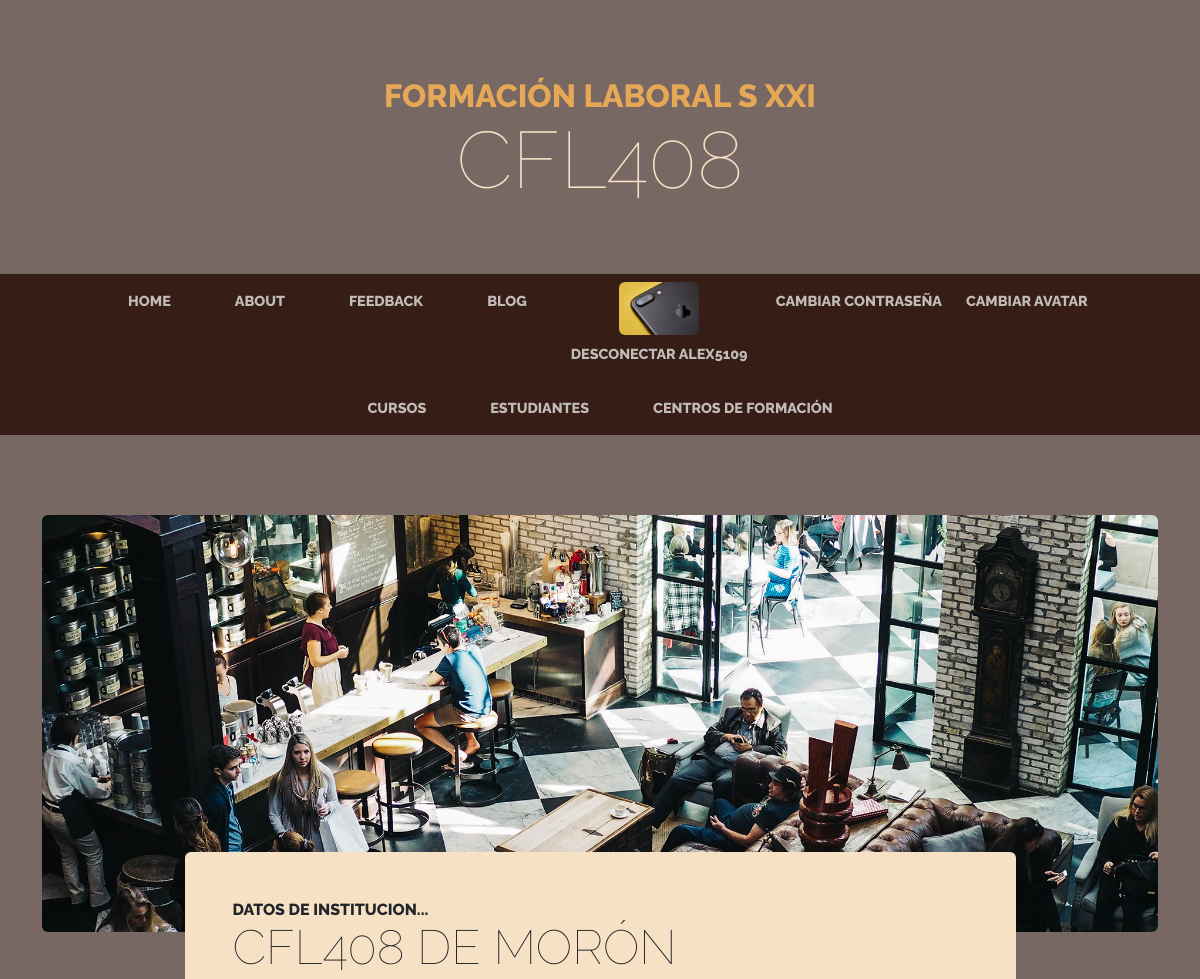
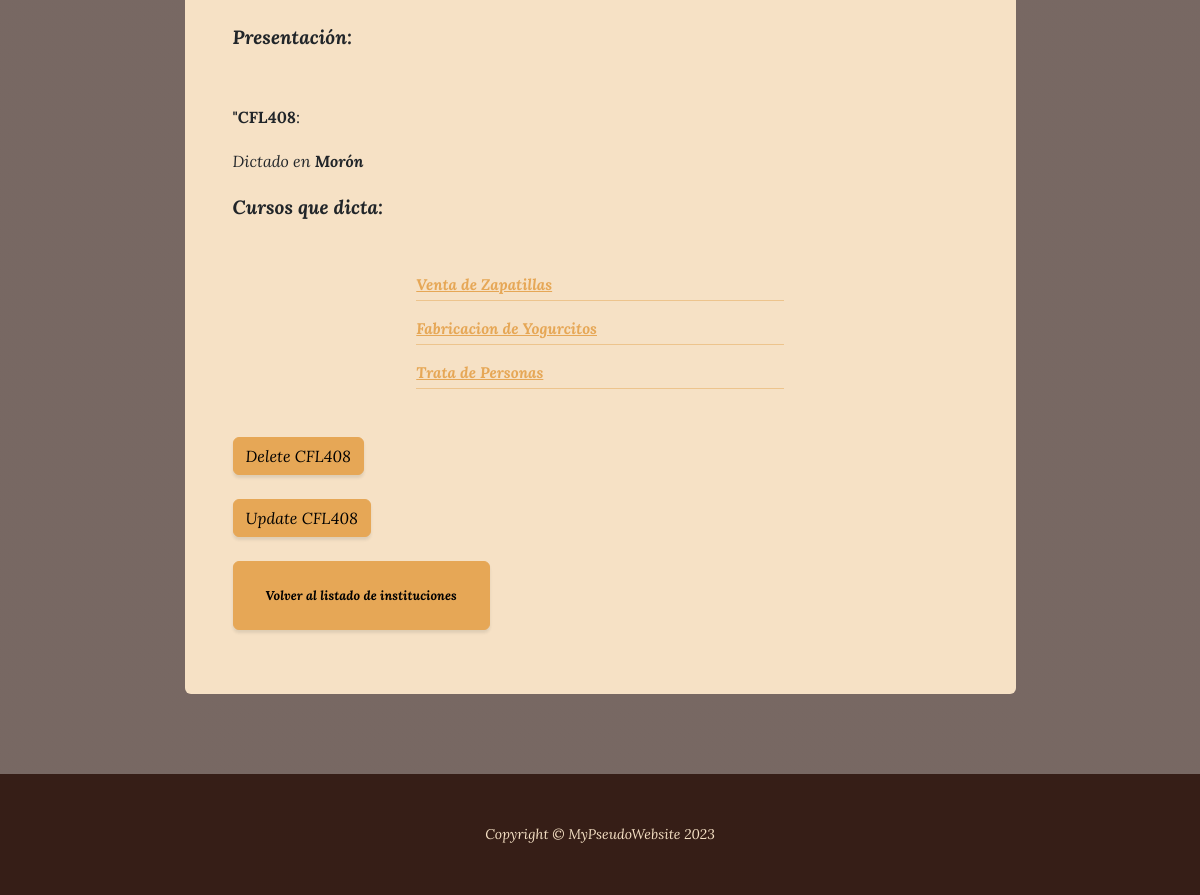
Page /centros_de_formacion/detail/1 (signed in) on the committed database (2 pictures, top to bottom).
### aplicacion/models.py (models this page shows, shortened)
class Institucion(models.Model):
	name = models.CharField(max_length=60, null=True)
	partido =  models.ForeignKey(Partido, on_delete=models.SET_NULL, null=True, related_name="instituciones")
	cue =  models.CharField(max_length=12, null=True)
	@property
	def cursos(self):
		return Curso.objects.filter(institucion=self)

class Usuario(auth.models.User):
	avatar = models.ImageField(upload_to="media/avatares", null=True, blank=True)

class Partido(models.Model):
	name = models.CharField(max_length=60, null=True)
	provincia = models.ForeignKey(Provincia, on_delete=models.CASCADE, null=False, related_name="partidos")
	def __str__(self):
		return f"{self.name}"

class Curso(models.Model):
	name = models.CharField(max_length=60, null=True)
	descripcion = models.TextField(blank=True, max_length=5000, null=True)
	familia_profesional = models.ForeignKey(FamiliaProfesional, on_delete=models.CASCADE, null=True)
	institucion = models.ForeignKey(Institucion, on_delete=models.CASCADE, null=True)
	slug = models.SlugField(default="", null=True)
	estudiantes = models.ManyToManyField("Estudiante", blank=True)
	def __str__(self):
		return f"{self.name}"

### aplicacion/views.py (the view)
# urls.py: path('centros_de_formacion/detail/<pk>',	Centros_Detail.as_view(),	name='centros-detail'),
class Centros_Detail(generic.DetailView):
	model = models.Institucion

### aplicacion/templatetags/avatar.py (called while the page is built)
@register.filter(name="avatar")
def avatar(request):
	avatar_url = None
	try:
		avatar_url = models.AvatarPDF.objects.get(usuario = request.user.id).imagen.url
	except (Exception):
		try:
			avatar_url = models.Usuario.objects.get(id=request.user.id).avatar.url
		except (Exception):
			pass
	return avatar_url

### aplicacion/templates/aplicacion/institucion_detail.html (shortened to what this page needs)
{% extends "aplicacion/0001_about.html" %}
{% load static %}
{% block header2 %} {{institucion.name}} {% endblock %}
{% block header3 %} Datos de Institucion... {% endblock %}
{% block headerimage1 %} "{% static 'aplicacion/assets/img/about.jpg' %}" {% endblock %}
{% block header4 %} {{institucion.name}} de {{institucion.partido}} {% endblock %}
{% block parrafo1 %}
	{% if not confirm_deletion %}
	<p class="address mb-5">
		<em><strong> Presentación: </strong></em></p>
			<p> <strong>"{{institucion.name}}</strong>: </p>
			<p> </em>{{institucion.descripcion}} <em>
			<p> Dictado en <strong>{{institucion.partido}}</strong>
	</p>
	<p class="address mb-5">
		<em><strong> Cursos que dicta: </strong></em></p>
			<ul class="list-unstyled list-hours mb-5 text-left mx-auto">
				{% for curso in institucion.cursos %}
				<li class="list-unstyled-item list-hours-item d-flex">
					<small><a href={% url 'aplicacion:tables-read' 'cursos' curso.slug %}><strong>{{curso}} </a></strong> </small>
				</li>
				{% endfor %}
			</ul>
	</p>
	{% endif %}
{% endblock %}
{% block parrafo2 %}
	{% if request.user.is_authenticated %}
		<div class="intro-button mx-auto">
		<a class="btn btn-primary btn-x3" href="{% url 'aplicacion:centros-delete'  institucion.pk %}">Delete {{ institucion.name }}</a>
		</div>
		<br>
		<div class="intro-button mx-auto"><a class="btn btn-primary btn-x4" href= "{% url 'aplicacion:centros-update' institucion.pk %}"> Update {{institucion.name}}</a>
		</div>
	{% endif %}
	<br>
	<div class="intro-button mx-auto"><a class="btn btn-primary btn-xl" href="{% url 'aplicacion:centros-list' %}">Volver al listado de instituciones</a>
	</div>
{% endblock %}

### aplicacion/templates/aplicacion/0000_master.html (shortened to what this page needs)
{% load static %}
{% load avatar %}
<!DOCTYPE html>
<html lang="en">
	<head>
		<link href="{% static 'aplicacion/css/styles.css' %}" rel="stylesheet" />
	</head>
	<body>
		<header>
			<h1 class="site-heading text-center text-faded d-none d-lg-block">
				<span class="site-heading-upper text-primary mb-3">
				{% block header1_principal %}
				Formación Laboral S XXI
				{% endblock %}</span>
				<span class="site-heading-lower">{% block header2 %}{% endblock %}</span>
			</h1>
		</header>
		<nav class="navbar navbar-expand-lg navbar-dark py-lg-24" id="mainNav">
			<div class="container">
				<div class="collapse navbar-collapse" id="navbarSupportedContent">
					<ul class="navbar-nav mx-auto">
						<li class="nav-item px-lg-4"><a class="nav-link text-uppercase" href="{% url 'aplicacion:home' %}">Home</a></li>
						<li class="nav-item px-lg-4"><a class="nav-link text-uppercase" href="{% url 'aplicacion:about' %}">About</a></li>
						<li class="nav-item px-lg-4"><a class="nav-link text-uppercase" href="{% url 'aplicacion:quejas' %}">Feedback</a></li>
						<li class="nav-item px-lg-4"><a class="nav-link text-uppercase" href="{% url 'blog:home' %}">Blog</a></li>
						{% if request.user.is_authenticated %}
							{% if request|avatar %}
								<li class="nav-item px-lg-1"> <img class="product-item-img mx-auto d-flex rounded img-fluid mb-3 mb-lg-0" src= '{{ request|avatar }}' alt="..." width="80" height="80" /> <a class="nav-link text-uppercase" href="{% url 'aplicacion:user-log_out' %}?next={{request.path}}">Desconectar {{request.user.username}}</a> </li>
							{{% else %}
								<li class="nav-item px-lg-1"> <a class="nav-link text-uppercase" href="{% url 'aplicacion:user-log_out' %}?next={{request.path}}">Desconectar {{request.user.username}}</a> </li>
							{{% endif %}
							<li class="nav-item px-lg-1"> <a class="nav-link text-uppercase" href="{% url 'aplicacion:user-cambiarcontraseña' %}">Cambiar contraseña</a> </li>
							<li class="nav-item px-lg-1"> <a class="nav-link text-uppercase" href="{% url 'aplicacion:user-cambiaravatar' %}">Cambiar avatar</a> </li>
						{% endif %}
					</ul>
				</div>
			</div>
		</nav>
		<nav class="navbar navbar-expand-lg navbar-dark py-lg-24" id="mainNav">
			<div class="container">
				<div class="collapse navbar-collapse" id="navbarSupportedContent">
					<ul class="navbar-nav mx-auto">
						<li class="nav-item px-lg-4"><a class="nav-link text-uppercase" href="{% url 'aplicacion:tables-listado' 'cursos' %}"> Cursos </a></li>
						<li class="nav-item px-lg-4"><a class="nav-link text-uppercase" href="{% url 'aplicacion:tables-listado' 'estudiantes' %}"> Estudiantes</a></li>
						<li class="nav-item px-lg-4"><a class="nav-link text-uppercase" href="{% url 'aplicacion:centros-list' %}"> Centros de Formación</a></li>
					</ul>
				</div>
			</div>
		</nav>
		{% block content %} {% endblock %}
		<footer class="footer text-faded text-center py-5">
			<div class="container"><p class="m-0 small">Copyright &copy; MyPseudoWebsite 2023</p></div>
		</footer>
	</body>
</html>

### rows in the picture
Institucion: name "CFL408", partido "MORÓN", partido "Morón"
Curso: name "Venta de Zapatillas"
Curso: name "Fabricacion de Yogurcitos"
Curso: name "Trata de Personas"

### other values in the picture
{{ request.user.username }} "ALEX5109"
